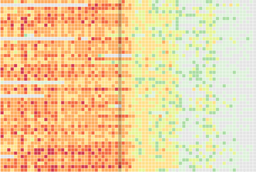
#> input picture pics/heatmap.png, 256 x 172 px, shrunk from 916 x 615 before the run
$ jupyter execute heatmap.ipynb   (shell and % lines are left out)   (older library calls are emulated)
#> lines starting #> are read from the running program, lines starting #| are printed output that depends on the picture; after the words box and inside, x2 and y2 are one past the last pixel; in counts of white or black regions, pixels touching at a corner belong together
[cell 1]
import skimage
import skimage.feature
import skimage.viewer
import matplotlib.pyplot as plt

[cell 2]
from PIL import Image
import numpy as np

img  =  Image.open("pics/heatmap.png")
#> img is the input picture: PIL image 256x172 RGB; mean R, G, B 239, 209.7, 161.9
img_np =  np.asarray(img)

[cell 3]
img_grey = np.array(img.convert('L'),'f')
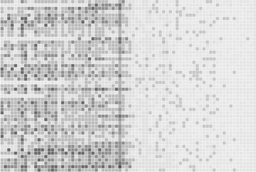
#> img_grey: shape (172, 256) float32; min 77, max 245, mean 213

[cell 4]
plt.imshow(img_np)

[cell 5]
plt.imshow(img_grey, cmap='gray')

[cell 6]
import pandas as pd
import csv
import re

with open('DMC_RGB.csv','r') as csvfile:
#> (reads DMC_RGB.csv from the repository)
    reader = csv.reader(csvfile)
    rows = [row for row in reader]

pattern = re.compile(r".*<td>(.*?)</td>")
data_all = []
for line in rows:
    content = ''.join(line)
    if re.match(r"(.*)<td>(.*?)</td>", content):
        data = re.search(pattern, content)
        data_all.append(data.group(1))

floss = data_all[::7]
name = data_all[1::7]
Red = data_all[2::7]
Green = data_all[3::7]
Blue = data_all[4::7]
RGB_code = data_all[5::7]
row = data_all[6::7]

dmc_rgb = {"floss": floss,\
"name": name, \
"Red": list(map(int,Red)), \
"Green": list(map(int,Green)), \
"Blue": list(map(int,Blue)), \
"RGB_code": RGB_code, \
"row": row}
dmc_rgb = pd.DataFrame(dmc_rgb)

rgb_matrix = dmc_rgb[["Red","Green","Blue"]]

[cell 7]
rgb_matrix

[cell 8]
w, h = img.size
#> w = 256; h = 172
num_w = 100
block_size = w // num_w
#> block_size = 2
num_h = h * num_w // w
#> num_h = 67

[cell 9]
img = img.resize((num_w*block_size, num_h*block_size))
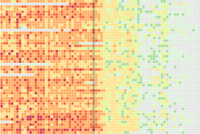
#> img: PIL image 200x134 RGB; mean R, G, B 239, 209.7, 161.9
img_np =  np.asarray(img)
img_grey = np.array(img.convert('L'),'f')
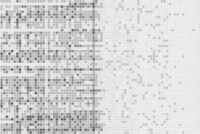
#> img_grey: shape (134, 200) float32; min 75, max 242, mean 213

[cell 10]
edges = skimage.feature.canny(img_grey, sigma = 0.5,  low_threshold = 100, high_threshold = 200)
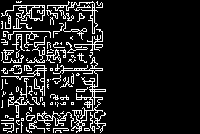
#> edges: shape (134, 200) bool; 12.7% white in thin lines or dots, all inside (x1, y1, x2, y2) = (1, 1, 106, 133)

[cell 11]
images = [img_grey, edges]
location = [121, 122]
for loc, edge_image in zip(location, images):
   plt.subplot(loc)
   plt.imshow(edge_image, cmap='gray')
#> this loop made 2 passes
#> loc on passes 1 to 2: 121, 122

[cell 12]
def edge_detection(block_pixels, edges):
    edge_pixels = []
    for pixel in block_pixels:
        if edges[pixel[0], pixel[1]] == True:
            edge_pixels.append(pixel)
    if edge_pixels:
        return edge_pixels
    else:
        return False

def edge_or_not(s, edges):
    if True in edges[s[0]: s[2]+1, s[1]:s[3]+1]:
        return True
    else:
        return False

def get_averageRGB(img_array, s, block_size):
  block_img = img_array[s[0]:s[2] + 1, s[1]:s[3] + 1]
  return np.average(block_img.reshape(block_size**2, 3), axis=0).astype(int)

def change_block_2(x, y, block_size, img_array):
    block_pixels = []
    block_sides = [x, y, x + block_size - 1, y + block_size - 1]
    for i in range(block_size):
        for j in range(block_size):
            block_pixels.append([x + i, y + j])
    new_color = get_averageRGB(img_array, block_sides, block_size)
    return block_pixels, new_color

def change_block(x, y, block_size, img_array, edges):
    block_pixels = []
    block_sides = [x, y, x + block_size - 1, y + block_size - 1]
    for i in range(block_size):
        for j in range(block_size):
            block_pixels.append([x + i, y + j])

    if edge_or_not(block_sides, edges):   # ONLY CONSIDER PICTURES WITHOUT DISTINCT CONTOURS
        color_dict = {}
        colors = {}
        for pixel in block_pixels:
            if not str(img_array[pixel[0], pixel[1]]) in color_dict.keys():
                color_dict[str(img_array[pixel[0], pixel[1]])] = 1
                colors[str(img_array[pixel[0], pixel[1]])] = img_array[pixel[0], pixel[1]]
            else:
                color_dict[str(img_array[pixel[0], pixel[1]])] += 1
        max_color_num = max(color_dict.values())
        max_color = [k for k,v in color_dict.items() if v == max_color_num]
        max_color_list = np.array([v for k,v in colors.items() if k in max_color])
        new_color = np.average(np.array(max_color_list), axis = 0).astype(int)
    else:
        new_color = get_averageRGB(img_array, block_sides, block_size)
    return block_pixels, new_color

[cell 13]
width, height = num_w*block_size, num_h*block_size
#> width = 200; height = 134
img_new2 = img_np.copy()
img_np_resized2 = np.zeros((num_h, num_w, 3))
for x in range(0,height,block_size):
    for y in range(0,width,block_size):
        block_pixels = change_block_2(x, y, block_size, img_np)[0]
        block_color = change_block_2(x, y, block_size, img_np)[1]
        img_np_resized2[int(x/block_size)][int(y/block_size)] = block_color
        for pixel in block_pixels:
            img_new2[pixel[0], pixel[1]] = block_color
#> this loop made 67 passes
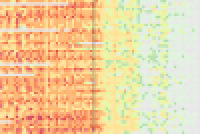
#> img_new2: shape (134, 200, 3); mean R, G, B 238.6, 209.3, 161.5

img_new = img_np.copy()
img_np_resized = np.zeros((num_h, num_w, 3))
for x in range(0,height,block_size):
    for y in range(0,width,block_size):
        block_pixels = change_block(x, y, block_size, img_np, edges)[0]
        block_color = change_block(x, y, block_size, img_np, edges)[1]
        img_np_resized[int(x/block_size)][int(y/block_size)] = block_color
        for pixel in block_pixels:
            img_new[pixel[0], pixel[1]] = block_color

[cell 14]
plt.imshow(img_np_resized.astype('uint8'))

[cell 15]
img_colormap = img_np_resized.astype('uint8')

[cell 16]
import cv2
img_colormap_grey = cv2.cvtColor(img_colormap,cv2.COLOR_BGR2GRAY)
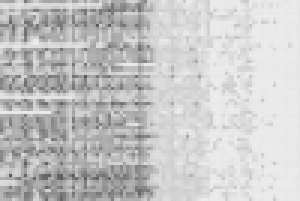
#> img_colormap_grey: shape (67, 100) (shown 3 times larger); min 92, max 236, mean 198.4

[cell 17]
def rgb2grey(pixel):
    (b, g, r) = pixel
    b = int(b)
    g = int(g)
    r = int(r)
    gray = r*0.299 + g*0.587 + b*0.114
    return(gray)

img_colormap_grey2 = np.zeros([num_h, num_w], np.uint8)
for i in range(num_h):
    for j in range(num_w):
        pixel = img_colormap[i, j]
        gray = rgb2grey(pixel)
        img_colormap_grey2[i, j] = np.uint8(gray)

[cell 18]
plt.imshow(img_colormap_grey2, cmap='gray')

[cell 19]
plt.imshow(img_colormap_grey, cmap='gray')

### Given palette (Random)

[cell 20]
random_palette = dmc_rgb.sample(n = 30)

[cell 21]
random_palette

[cell 22]
random_palette_rgb = random_palette[["Red","Green","Blue"]]

[cell 23]
random_palette_lu = []
for color in np.array(random_palette_rgb):
    gray = rgb2grey(color)
    random_palette_lu.append(np.uint8(gray))

[cell 24]
random_palette_lu = np.array(random_palette_lu)
random_palette_lu

[cell 25]
img_colormap_grey2

[cell 26]
img_colormap_rgb_converted = img_colormap.copy()
img_colormap_lu_converted = img_colormap.copy()
for row in range(num_h):
    for col in range(num_w):
        lu = img_colormap_grey2[row][col]
        c = img_colormap[row][col]
        all_rgb_dist = list(map(lambda x: np.linalg.norm(x - c), np.array(random_palette_rgb)))
        which_min = all_rgb_dist.index(min(all_rgb_dist))
        all_lu_dist = abs(lu - random_palette_lu).tolist()
        which_min_lu = all_lu_dist.index(min(all_lu_dist))
        change_rgb = np.array(random_palette_rgb.iloc[which_min])
        change_lu = np.array(random_palette_rgb.iloc[which_min_lu])
        img_colormap_rgb_converted[row][col] = change_rgb
        img_colormap_lu_converted[row][col] = change_lu
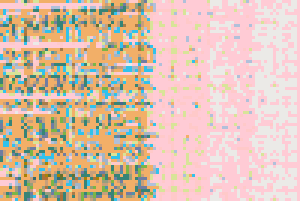
#> img_colormap_lu_converted: shape (67, 100, 3) (shown 3 times larger); mean R, G, B 218.9, 193.7, 177.2
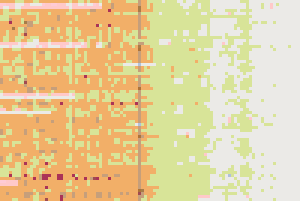
#> img_colormap_rgb_converted: shape (67, 100, 3) (shown 3 times larger); mean R, G, B 229.8, 208.9, 157.8

[cell 27]
plt.imshow(img_colormap_rgb_converted)

[cell 28]
plt.imshow(img_colormap_lu_converted)

[cell 29]
plt.imshow(img_colormap)

### Given palette(same colour system)

[cell 30]
chosen_palette = dmc_rgb.head(30)

[cell 31]
chosen_palette_rgb = chosen_palette[["Red","Green","Blue"]]

[cell 32]
chosen_palette_lu = []
for color in np.array(chosen_palette_rgb):
    gray = rgb2grey(color)
    chosen_palette_lu.append(np.uint8(gray))

chosen_palette_lu = np.array(chosen_palette_lu)

[cell 33]
img_colormap_rgb_converted = img_colormap.copy()
img_colormap_lu_converted = img_colormap.copy()
for row in range(num_h):
    for col in range(num_w):
        lu = img_colormap_grey2[row][col]
        c = img_colormap[row][col]
        all_rgb_dist = list(map(lambda x: np.linalg.norm(x - c), np.array(chosen_palette_rgb)))
        which_min = all_rgb_dist.index(min(all_rgb_dist))
        all_lu_dist = abs(lu - chosen_palette_lu).tolist()
        which_min_lu = all_lu_dist.index(min(all_lu_dist))
        change_rgb = np.array(chosen_palette_rgb.iloc[which_min])
        change_lu = np.array(chosen_palette_rgb.iloc[which_min_lu])
        # print(lu,min(all_lu_dist),which_min_lu,chosen_palette_lu[which_min_lu],change_lu)
        img_colormap_rgb_converted[row][col] = change_rgb
        img_colormap_lu_converted[row][col] = change_lu
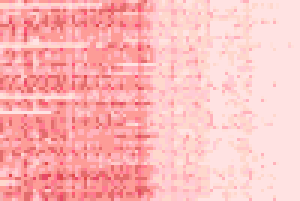
#> img_colormap_lu_converted: shape (67, 100, 3) (shown 3 times larger); mean R, G, B 252.2, 185.9, 186.4
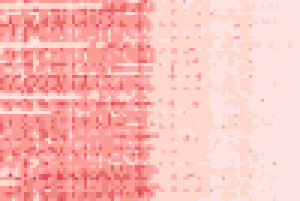
#> img_colormap_rgb_converted: shape (67, 100, 3) (shown 3 times larger); mean R, G, B 251.4, 188.3, 183.9
